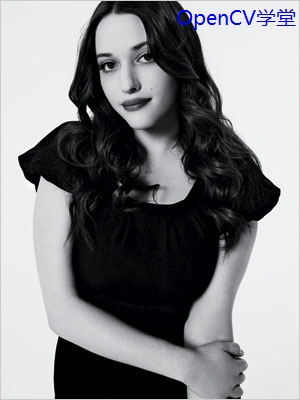
#> input picture images/wm.jpg, 300 x 400 px, found by its file name
$ python OpencvDemo069.py
#> lines starting #> are read from the running program, lines starting #| are printed output that depends on the picture
#!/usr/bin/env python3
#coding = utf-8

import logging
import numpy as np
import cv2 as cv

# 图像形态学—图像梯度
def OpencvDemo069():
    logging.basicConfig(level=logging.DEBUG)

    src = cv.imread("images/wm.jpg")
#> src is the input picture: shape (400, 300, 3); mean B, G, R 136.1, 133, 132.1
    if src is None:
        logging.error("could not load an image!")
        return cv.Error.StsError

    # 定义结构元素
    se = cv.getStructuringElement(cv.MORPH_RECT, (3, 3), (-1, -1))

    # 基本梯度
    basic = cv.morphologyEx(src, cv.MORPH_GRADIENT, se)
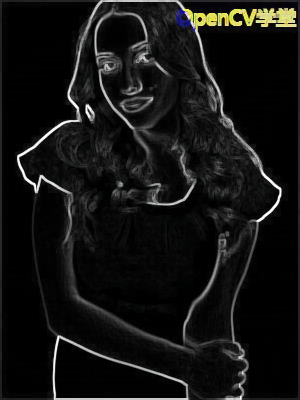
#> basic: shape (400, 300, 3); mean B, G, R 18.6, 19.5, 19.5

    # 外梯度
    dilate = cv.morphologyEx(src, cv.MORPH_DILATE, se)
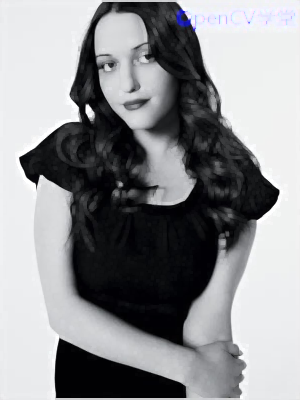
#> dilate: shape (400, 300, 3); mean B, G, R 145.4, 142.8, 141.9
    external = cv.subtract(dilate, src)
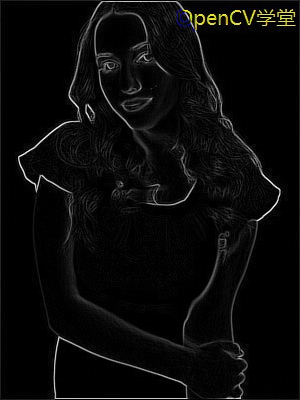
#> external: shape (400, 300, 3); mean B, G, R 9.3, 9.7, 9.8

    # 内梯度
    erode = cv.morphologyEx(src, cv.MORPH_ERODE, se)
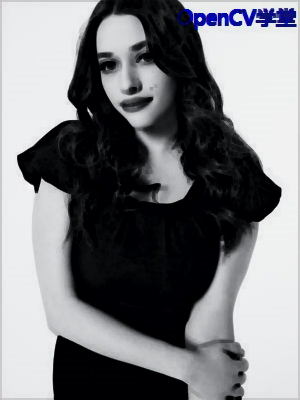
#> erode: shape (400, 300, 3); mean B, G, R 126.8, 123.2, 122.4
    internal = cv.subtract(src, erode)
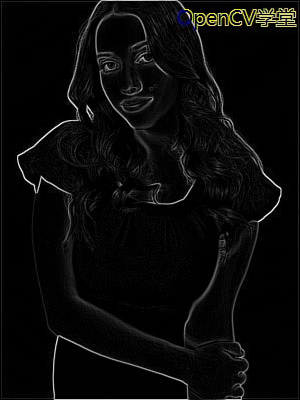
#> internal: shape (400, 300, 3); mean B, G, R 9.3, 9.8, 9.8

    h, w, ch = src.shape
#> h = 400; w = 300; ch = 3
    result = np.zeros([h * 2, w * 2, ch], dtype=src.dtype)
    result[0 : h, 0 : w, :] = src
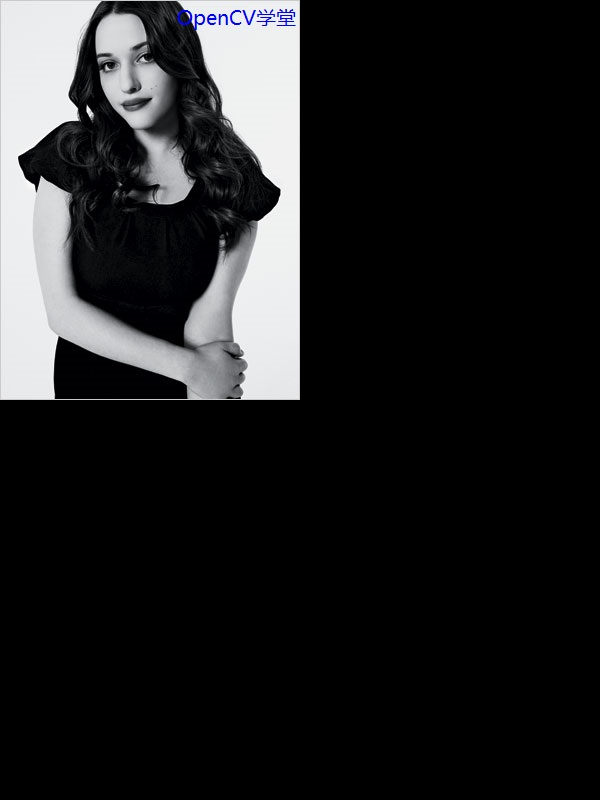
#> result: shape (800, 600, 3); mean B, G, R 34, 33.3, 33
    result[0 : h, w : w * 2, :] = basic
    result[h : h * 2, 0 : w, :] = external
    result[h : h * 2, w : w * 2, :] = internal
    cv.putText(result, "original image", (10, 30), cv.FONT_ITALIC, .6, (0, 0, 255), 1)
    cv.putText(result, "image with basic gradients", (w + 10, 30), cv.FONT_ITALIC, .6, (0, 0, 255), 1)
    cv.putText(result, "image with external gradients", (10, h + 30), cv.FONT_ITALIC, .6, (0, 0, 255), 1)
    cv.putText(result, "image with internal gradients", (w + 10, h + 30), cv.FONT_ITALIC, .6, (0, 0, 255), 1)
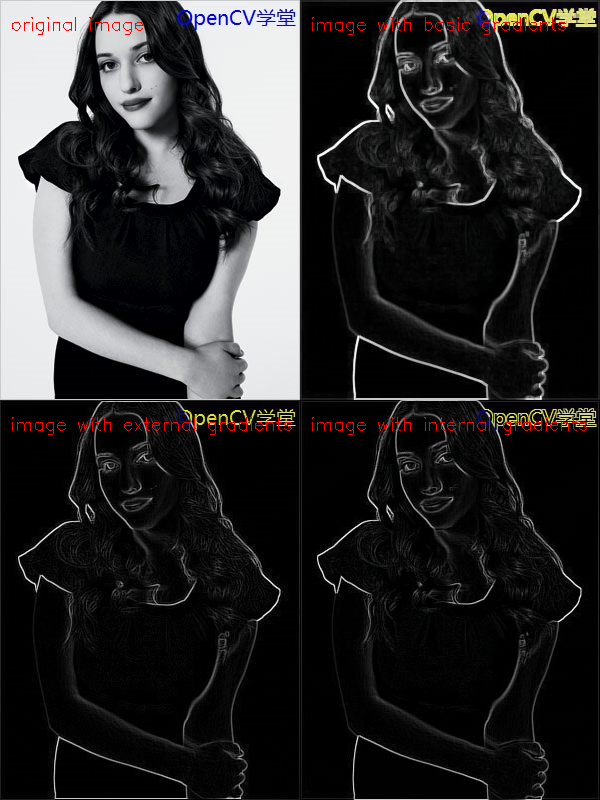
#> result: shape (800, 600, 3); mean B, G, R 43.1, 42.8, 43.6
    cv.imshow("gradients", result)

    cv.waitKey(0)

    cv.destroyAllWindows()

    return cv.Error.StsOk

if __name__ == "__main__":
    OpencvDemo069()

# end of file
